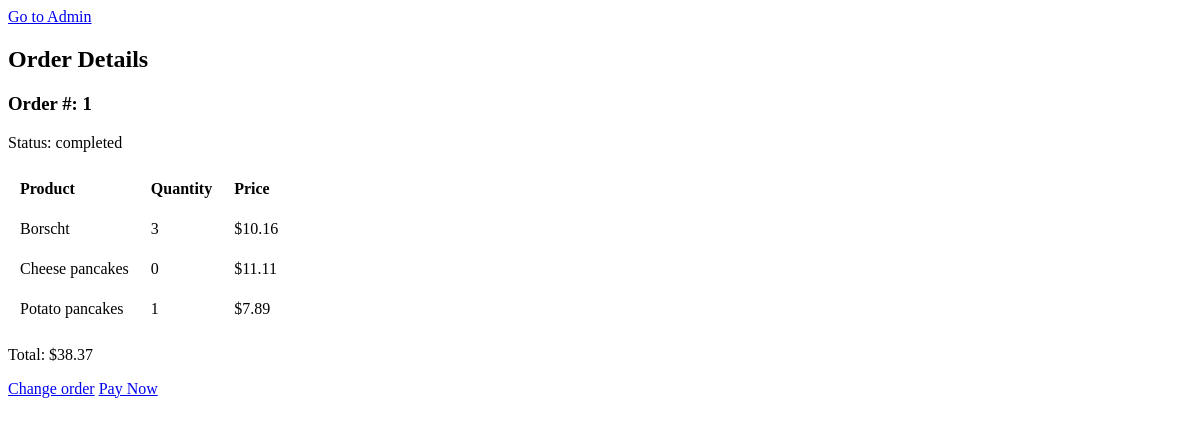
/order_details/1/, run on the app's committed database.
### ordering/models.py (models this page shows, shortened)
class Order(models.Model):
    STATUS_CHOICES = (
        ('pending', 'Pending'),
        ('active', 'Active'),
        ('completed', 'Completed'),
    )
    products = models.ManyToManyField(Product, through='OrderItem')
    status = models.CharField(max_length=10, choices=STATUS_CHOICES, default='pending')
    created_at = models.DateTimeField(auto_now_add=True)
    @property
    def total(self):
        return self.orderitem_set.aggregate(
            total=models.Sum(models.F('quantity') * models.F('product__price')))['total'] or 0

class OrderItem(models.Model):
    order = models.ForeignKey(Order, on_delete=models.CASCADE)
    product = models.ForeignKey(Product, on_delete=models.CASCADE)
    quantity = models.PositiveIntegerField()

class Product(models.Model):
    name = models.CharField(max_length=255)
    description = models.TextField()
    price = models.DecimalField(max_digits=10, decimal_places=2)

### ordering/views.py (the view)
# urls.py: path('order_details/<int:order_id>/', views.order_details, name='order_details'),
def order_details(request: HttpRequest, order_id: int):
    order = Order.objects.get(pk=order_id)
    return render(request, 'orders/order_details.html', {'order': order})

### templates/orders/order_details.html
{% extends 'orders/base.html' %}
{% block content %}
  <h2>Order Details</h2>
  <h3>Order #: {{ order.id }}</h3>
  <p>Status: {{ order.status }}</p>
  <table class="product-list">
    <thead>
      <tr>
        <th>Product</th>
        <th>Quantity</th>
        <th>Price</th>
      </tr>
    </thead>
    <tbody>
      {% for item in order.orderitem_set.all %}
        <tr>
          <td>{{ item.product.name }}</td>
          <td>{{ item.quantity }}</td>
          <td>${{ item.product.price }}</td>
        </tr>
      {% endfor %}
    </tbody>
  </table>
  <p>Total: ${{ order.total|floatformat:2 }}</p>
  <a href="{% url 'product_list' %}">Change order</a>
  <a href="{% url 'process_payment' %}">Pay Now</a>
{% endblock %}

### templates/orders/base.html (shortened to what this page needs)
{% load static %}
<!DOCTYPE html>
<html>
<head>
  {% block htmlhead %}
    <link rel="stylesheet" type="text/css" href="{% static 'css/style.css' %}">
  {% endblock htmlhead %}
</head>
<body>
  <header>
    <nav>
      <a href="{% url 'admin:index' %}">Go to Admin</a>
    </nav>
  </header>
  <main>
    {% block content %}
    {% endblock %}
  </main>
</body>
</html>

### static/css/style.css (style rules this page uses)
.product-list th, .product-list td { padding: 10px; text-align: left; vertical-align: top; }
.product-list th { font-weight: bold; vertical-align: middle; }

### data on the page
Order: id "1", status "completed", total "38.37"
OrderItem: product.name "Borscht", quantity "3", product.price "10.16"
OrderItem: product.name "Cheese pancakes", quantity "0", product.price "11.11"
OrderItem: product.name "Potato pancakes", quantity "1", product.price "7.89"
